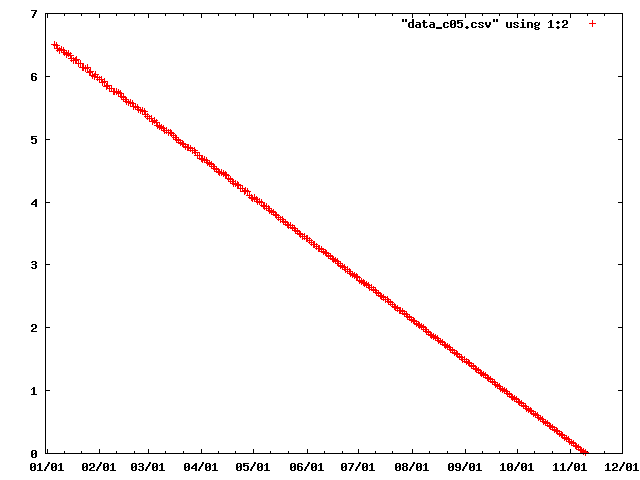

Source code (gnuplot):
set terminal png
set xdata time
set timefmt "%m/%d/%Y"
set output "data_c05_bc.png"
plot "data_c05.csv" using 1:2
